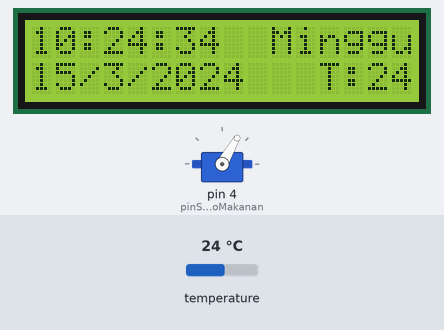
Simulated run of this sketch. Board: Arduino Uno, built with avr-gcc and run on an emulated ATmega328P. Parts: servo, 16×2 character LCD. The inputs (shaded band) are chosen by the test bench; at power-on: temperature 24 °C. The local clock reads 2024-03-15 10:24:30 at power-on unless the sketch sets it; what the sketch prints to the serial monitor is not drawn.

Above: at 4.7 s.
4.8 s: temperature set to 12 °C
At 5.8 s:
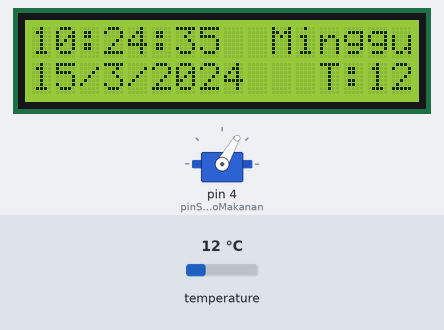
6.5 s: temperature set to 19 °C
At 7.4 s:
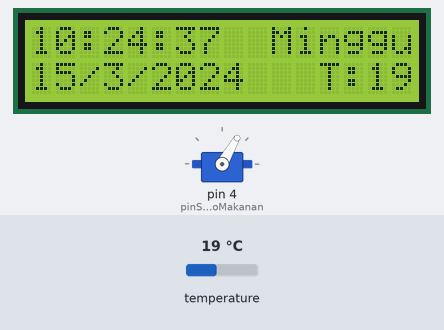
8.5 s: temperature set to 28 °C
At 9.7 s:
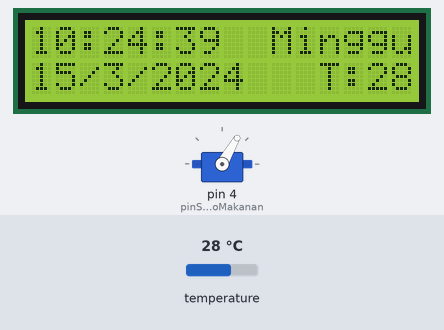
Timing chart, 0 to 11.5 s (numbered marks = the images above; inputs shaded):
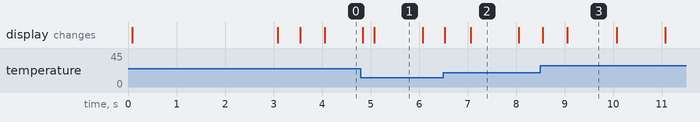

Measured:
- what the display in image 1 shows lasts 1.0 s, from 5.1 s to 6.1 s

The sketch:

pakan_ikan_otomatis_fixed.ino
```cpp
#define pinServoMakanan               4
#define waktuBukaServo                1000//milidetik
#define servoBuka                     20//derajat
#define servoTutup                    60//derajat

#include <Wire.h>
#include <LiquidCrystal_I2C.h>
#include <Sodaq_DS3231.h>
#include <Servo.h>
#include <EEPROM.h>

DateTime waktuMakan1 = DateTime(0, 1, 1, 10, 52, 0, 0); // jam pagi SET WAKTU MAKAN 1
DateTime waktuMakan2 = DateTime(0, 1, 1, 10, 53, 0, 0); // jam sore SET WAKTU MAKAN 2
DateTime waktuMakan3 = DateTime(0, 1, 1, 9, 9, 0, 0);   // SET WAKTU MAKAN 3
DateTime waktuMakan4 = DateTime(0, 1, 1, 9, 9, 0, 0);   // SET WAKTU MAKAN 4
DateTime waktuMakan5 = DateTime(0, 1, 1, 9, 9, 0, 0);   // SET WAKTU MAKAN 5
DateTime waktuMakan6 = DateTime(0, 1, 1, 9, 9, 0, 0);   // SET WAKTU MAKAN 6

#define EEPROM_ADDR_WAKTU_MAKAN1 (0 * sizeof(DateTime))
#define EEPROM_ADDR_WAKTU_MAKAN2 (1 * sizeof(DateTime))
#define EEPROM_ADDR_WAKTU_MAKAN3 (2 * sizeof(DateTime))
#define EEPROM_ADDR_WAKTU_MAKAN4 (3 * sizeof(DateTime))
#define EEPROM_ADDR_WAKTU_MAKAN5 (4 * sizeof(DateTime))
#define EEPROM_ADDR_WAKTU_MAKAN6 (5 * sizeof(DateTime))

char weekDay[][6 ] = {"Selasa", "Rabu", "Kamis", "Jumat", "Sabtu", "Minggu", "Senin"};

LiquidCrystal_I2C lcd(0x27, 16, 2); // kalau LCD blank/tidak nyala, coba ganti ke 0x3F
Servo servoMakanIkan;

byte detikSebelumnya;
char buf[80]; // dilebarin dari 17 -> 80 supaya sprintf string panjang di setup() gak overflow

void saveTimeToEEPROM(DateTime time, int address) {
  EEPROM.put(address, time);
}

DateTime loadTimeFromEEPROM(int address) {
  DateTime time;
  EEPROM.get(address, time);
  return time;
}

void setup() {
  Serial.begin(9600);
  Serial.println("Pemberi Pakan Ikan Otomatis");
  Serial.println("Project Elektro");

  servoMakanIkan.attach(pinServoMakanan);
  servoMakanIkan.write(servoTutup);

  Wire.begin();
  rtc.begin();
  //DateTime dt(2020, 10, 17, 20, 03, 0, 7); // set tanggal dan waktu (format): tahun, bulan,tanggal, jam, menit, detik, hari (1=minggu, 7=sabtu)
  //rtc.setDateTime(dt);

  Wire.beginTransmission(0x27);
  if (Wire.endTransmission())
  {
    lcd = LiquidCrystal_I2C(0x27, 16, 2);
  }
  lcd.init();

  lcd.backlight();
  lcd.setCursor(3, 0);
  lcd.print("Pakan Ikan");
  lcd.setCursor(4, 1);
  lcd.print("Otomatis");
  delay(3000);
  lcd.clear();

  Serial.println("Sistem Mulai");
  waktuMakan1 = loadTimeFromEEPROM(EEPROM_ADDR_WAKTU_MAKAN1);
  waktuMakan2 = loadTimeFromEEPROM(EEPROM_ADDR_WAKTU_MAKAN2);
  waktuMakan3 = loadTimeFromEEPROM(EEPROM_ADDR_WAKTU_MAKAN3);
  waktuMakan4 = loadTimeFromEEPROM(EEPROM_ADDR_WAKTU_MAKAN4);
  waktuMakan5 = loadTimeFromEEPROM(EEPROM_ADDR_WAKTU_MAKAN5);
  waktuMakan6 = loadTimeFromEEPROM(EEPROM_ADDR_WAKTU_MAKAN6);

  sprintf(buf, "Set waktu 1 = %02d:%02d (Senin, Selasa, Rabu, Kamis, Jum'at, Sabtu, Minggu)", waktuMakan1.hour(), waktuMakan1.minute());
  Serial.println(buf);
  sprintf(buf, "Set waktu 2 = %02d:%02d (Senin, Selasa, Rabu, Kamis, Jum'at, Sabtu, Minggu)", waktuMakan2.hour(), waktuMakan2.minute());
  Serial.println(buf);
  sprintf(buf, "Set waktu 3 = %02d:%02d (Senin, Selasa, Rabu, Kamis, Jum'at, Sabtu, Minggu)", waktuMakan3.hour(), waktuMakan3.minute());
  Serial.println(buf);
  sprintf(buf, "Set waktu 4 = %02d:%02d (Senin, Selasa, Rabu, Kamis, Jum'at, Sabtu, Minggu)", waktuMakan4.hour(), waktuMakan4.minute());
  Serial.println(buf);
  sprintf(buf, "Set waktu 5 = %02d:%02d (Senin, Selasa, Rabu, Kamis, Jum'at, Sabtu, Minggu)", waktuMakan5.hour(), waktuMakan5.minute());
  Serial.println(buf);
  sprintf(buf, "Set waktu 6 = %02d:%02d (Senin, Selasa, Rabu, Kamis, Jum'at, Sabtu, Minggu)", waktuMakan6.hour(), waktuMakan6.minute());
  Serial.println(buf);
}

void loop() {

  DateTime now = rtc.now();
  rtc.convertTemperature();
  lcd.setCursor(12, 1);
  lcd.print("T:");
  lcd.setCursor(14, 1);
  lcd.print(rtc.getTemperature()); //tampilan temperature
  lcd.print("C");
  lcd.setCursor(10, 0);
  lcd.print(weekDay[now.dayOfWeek()]); //tampilan hari
  lcd.setCursor(0, 1);
  lcd.print(now.date(), DEC); // tanggal
  lcd.print("/");
  lcd.print(now.month(), DEC); //bulan
  lcd.print("/");
  lcd.print(now.year(), DEC); //tahun

  if (detikSebelumnya != now.second())
  {
    char jamBuf[9];
    sprintf(jamBuf, "%02d:%02d:%02d", now.hour(), now.minute(), now.second());

    lcd.setCursor(0, 0);
    lcd.print(jamBuf);
    Serial.print(jamBuf);

    detikSebelumnya = now.second();

    uint32_t epoch = now.get() % 86400; //hanya jam menit detik

    if ((epoch == waktuMakan1.get()) ||
        (epoch == waktuMakan2.get()) ||
        (epoch == waktuMakan3.get()) ||
        (epoch == waktuMakan4.get()) ||
        (epoch == waktuMakan5.get()) ||
        (epoch == waktuMakan6.get()))
    {
      char pesanBuf[17];
      sprintf(pesanBuf, "WAKTU = %02d:%02d", now.hour(), now.minute());
      lcd.clear();
      lcd.setCursor(1, 0);
      lcd.print(pesanBuf);
      lcd.setCursor(0, 1);
      lcd.print("Waktunya Makan!!");
      Serial.println(pesanBuf);
      // 4 KALI BUKA PAKAN , BISA DI KURANGIN/TAMBAH
      servoMakanIkan.write(servoBuka);
      delay(waktuBukaServo);
      servoMakanIkan.write(servoTutup);
      delay(1000);

      lcd.clear();
    }
  }
}
```
